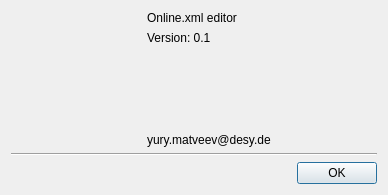
<?xml version="1.0" encoding="UTF-8"?>
<ui version="4.0">
 <class>AboutDialog</class>
 <widget class="QDialog" name="AboutDialog">
  <property name="geometry">
   <rect>
    <x>0</x>
    <y>0</y>
    <width>388</width>
    <height>195</height>
   </rect>
  </property>
  <property name="sizePolicy">
   <sizepolicy hsizetype="Fixed" vsizetype="Fixed">
    <horstretch>0</horstretch>
    <verstretch>0</verstretch>
   </sizepolicy>
  </property>
  <property name="minimumSize">
   <size>
    <width>330</width>
    <height>195</height>
   </size>
  </property>
  <property name="maximumSize">
   <size>
    <width>450</width>
    <height>195</height>
   </size>
  </property>
  <property name="windowTitle">
   <string>Online.xml Editor</string>
  </property>
  <layout class="QVBoxLayout" name="verticalLayout_2">
   <item>
    <layout class="QHBoxLayout" name="horizontalLayout_2">
     <item>
      <widget class="QLabel" name="lbLogo">
       <property name="sizePolicy">
        <sizepolicy hsizetype="Fixed" vsizetype="Preferred">
         <horstretch>0</horstretch>
         <verstretch>0</verstretch>
        </sizepolicy>
       </property>
       <property name="minimumSize">
        <size>
         <width>130</width>
         <height>0</height>
        </size>
       </property>
       <property name="text">
        <string/>
       </property>
       <property name="pixmap">
        <pixmap resource="icons.qrc">:/ico/desy_logo.jpg</pixmap>
       </property>
      </widget>
     </item>
     <item>
      <layout class="QVBoxLayout" name="verticalLayout">
       <item>
        <widget class="QLabel" name="label_3">
         <property name="text">
          <string>Online.xml editor</string>
         </property>
        </widget>
       </item>
       <item>
        <widget class="QLabel" name="label_4">
         <property name="text">
          <string>Version: 0.1</string>
         </property>
        </widget>
       </item>
       <item>
        <widget class="QLabel" name="lbModified">
         <property name="text">
          <string/>
         </property>
        </widget>
       </item>
       <item>
        <spacer name="verticalSpacer">
         <property name="orientation">
          <enum>Qt::Vertical</enum>
         </property>
         <property name="sizeHint" stdset="0">
          <size>
           <width>20</width>
           <height>40</height>
          </size>
         </property>
        </spacer>
       </item>
       <item>
        <widget class="QLabel" name="lbEmail">
         <property name="minimumSize">
          <size>
           <width>200</width>
           <height>0</height>
          </size>
         </property>
         <property name="text">
          <string>yury.matveev@desy.de</string>
         </property>
        </widget>
       </item>
      </layout>
     </item>
    </layout>
   </item>
   <item>
    <widget class="Line" name="line">
     <property name="orientation">
      <enum>Qt::Horizontal</enum>
     </property>
    </widget>
   </item>
   <item>
    <layout class="QHBoxLayout" name="horizontalLayout">
     <item>
      <spacer name="horizontalSpacer">
       <property name="orientation">
        <enum>Qt::Horizontal</enum>
       </property>
       <property name="sizeHint" stdset="0">
        <size>
         <width>40</width>
         <height>20</height>
        </size>
       </property>
      </spacer>
     </item>
     <item>
      <widget class="QPushButton" name="pushButton">
       <property name="text">
        <string>OK</string>
       </property>
      </widget>
     </item>
    </layout>
   </item>
  </layout>
 </widget>
 <resources>
  <include location="icons.qrc"/>
 </resources>
 <connections>
  <connection>
   <sender>pushButton</sender>
   <signal>clicked()</signal>
   <receiver>AboutDialog</receiver>
   <slot>accept()</slot>
   <hints>
    <hint type="sourcelabel">
     <x>244</x>
     <y>171</y>
    </hint>
    <hint type="destinationlabel">
     <x>195</x>
     <y>113</y>
    </hint>
   </hints>
  </connection>
 </connections>
</ui>
